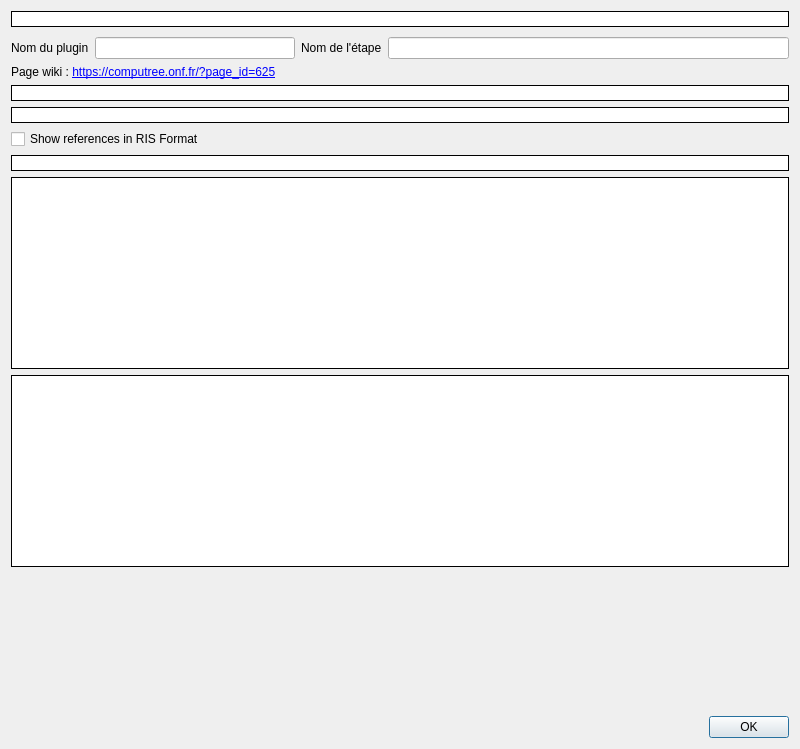
<?xml version="1.0" encoding="UTF-8"?>
<ui version="4.0">
 <class>GAboutStepDialog</class>
 <widget class="QDialog" name="GAboutStepDialog">
  <property name="geometry">
   <rect>
    <x>0</x>
    <y>0</y>
    <width>800</width>
    <height>749</height>
   </rect>
  </property>
  <property name="windowTitle">
   <string>Documentation de l'étape</string>
  </property>
  <layout class="QVBoxLayout" name="verticalLayout">
   <property name="spacing">
    <number>0</number>
   </property>
   <item>
    <widget class="QLabel" name="briefDescription">
     <property name="font">
      <font>
       <weight>75</weight>
       <bold>true</bold>
      </font>
     </property>
     <property name="styleSheet">
      <string notr="true">QLabel { background-color: white; }</string>
     </property>
     <property name="frameShape">
      <enum>QFrame::Box</enum>
     </property>
     <property name="text">
      <string/>
     </property>
     <property name="wordWrap">
      <bool>true</bool>
     </property>
     <property name="margin">
      <number>6</number>
     </property>
     <property name="openExternalLinks">
      <bool>true</bool>
     </property>
     <property name="textInteractionFlags">
      <set>Qt::LinksAccessibleByMouse|Qt::TextSelectableByKeyboard|Qt::TextSelectableByMouse</set>
     </property>
    </widget>
   </item>
   <item>
    <spacer name="verticalSpacer_2">
     <property name="orientation">
      <enum>Qt::Vertical</enum>
     </property>
     <property name="sizeType">
      <enum>QSizePolicy::Fixed</enum>
     </property>
     <property name="sizeHint" stdset="0">
      <size>
       <width>10</width>
       <height>10</height>
      </size>
     </property>
    </spacer>
   </item>
   <item>
    <widget class="QWidget" name="widget_4" native="true">
     <layout class="QHBoxLayout" name="horizontalLayout_3">
      <property name="spacing">
       <number>6</number>
      </property>
      <property name="leftMargin">
       <number>0</number>
      </property>
      <property name="topMargin">
       <number>0</number>
      </property>
      <property name="rightMargin">
       <number>0</number>
      </property>
      <property name="bottomMargin">
       <number>0</number>
      </property>
      <item>
       <widget class="QLabel" name="label">
        <property name="text">
         <string>Nom du plugin</string>
        </property>
       </widget>
      </item>
      <item>
       <widget class="QLineEdit" name="pluginName">
        <property name="sizePolicy">
         <sizepolicy hsizetype="Expanding" vsizetype="Fixed">
          <horstretch>1</horstretch>
          <verstretch>0</verstretch>
         </sizepolicy>
        </property>
        <property name="font">
         <font>
          <weight>75</weight>
          <bold>true</bold>
         </font>
        </property>
        <property name="text">
         <string/>
        </property>
        <property name="readOnly">
         <bool>true</bool>
        </property>
       </widget>
      </item>
      <item>
       <widget class="QLabel" name="label_2">
        <property name="text">
         <string>Nom de l'étape</string>
        </property>
       </widget>
      </item>
      <item>
       <widget class="QLineEdit" name="stepName">
        <property name="sizePolicy">
         <sizepolicy hsizetype="Expanding" vsizetype="Fixed">
          <horstretch>2</horstretch>
          <verstretch>0</verstretch>
         </sizepolicy>
        </property>
        <property name="font">
         <font>
          <weight>75</weight>
          <bold>true</bold>
         </font>
        </property>
        <property name="readOnly">
         <bool>true</bool>
        </property>
       </widget>
      </item>
     </layout>
    </widget>
   </item>
   <item>
    <widget class="QWidget" name="widget_3" native="true">
     <layout class="QHBoxLayout" name="horizontalLayout">
      <property name="leftMargin">
       <number>0</number>
      </property>
      <property name="topMargin">
       <number>6</number>
      </property>
      <property name="rightMargin">
       <number>0</number>
      </property>
      <property name="bottomMargin">
       <number>0</number>
      </property>
      <item>
       <widget class="QLabel" name="lb_wiki_link">
        <property name="text">
         <string>&lt;html&gt;&lt;head/&gt;&lt;body&gt;&lt;p&gt;Page wiki : &lt;a href=&quot;https://computree.onf.fr/?page_id=625&quot;&gt;&lt;span style=&quot; text-decoration: underline; color:#0000ff;&quot;&gt;https://computree.onf.fr/?page_id=625&lt;/span&gt;&lt;/a&gt;&lt;/p&gt;&lt;/body&gt;&lt;/html&gt;</string>
        </property>
        <property name="openExternalLinks">
         <bool>true</bool>
        </property>
       </widget>
      </item>
     </layout>
    </widget>
   </item>
   <item>
    <widget class="QWidget" name="widget" native="true">
     <layout class="QVBoxLayout" name="verticalLayout_6">
      <property name="leftMargin">
       <number>0</number>
      </property>
      <property name="topMargin">
       <number>6</number>
      </property>
      <property name="rightMargin">
       <number>0</number>
      </property>
      <property name="bottomMargin">
       <number>0</number>
      </property>
      <item>
       <widget class="QScrollArea" name="scrollArea">
        <property name="sizePolicy">
         <sizepolicy hsizetype="Expanding" vsizetype="MinimumExpanding">
          <horstretch>0</horstretch>
          <verstretch>0</verstretch>
         </sizepolicy>
        </property>
        <property name="frameShape">
         <enum>QFrame::NoFrame</enum>
        </property>
        <property name="widgetResizable">
         <bool>true</bool>
        </property>
        <widget class="QWidget" name="scrollAreaWidgetContents">
         <property name="geometry">
          <rect>
           <x>0</x>
           <y>0</y>
           <width>782</width>
           <height>626</height>
          </rect>
         </property>
         <property name="sizePolicy">
          <sizepolicy hsizetype="Preferred" vsizetype="MinimumExpanding">
           <horstretch>0</horstretch>
           <verstretch>0</verstretch>
          </sizepolicy>
         </property>
         <layout class="QVBoxLayout" name="verticalLayout_5">
          <property name="leftMargin">
           <number>0</number>
          </property>
          <property name="topMargin">
           <number>0</number>
          </property>
          <property name="rightMargin">
           <number>0</number>
          </property>
          <property name="bottomMargin">
           <number>0</number>
          </property>
          <item>
           <widget class="QWidget" name="widget_2" native="true">
            <property name="sizePolicy">
             <sizepolicy hsizetype="Preferred" vsizetype="MinimumExpanding">
              <horstretch>0</horstretch>
              <verstretch>0</verstretch>
             </sizepolicy>
            </property>
            <layout class="QVBoxLayout" name="verticalLayout_3">
             <property name="leftMargin">
              <number>0</number>
             </property>
             <property name="topMargin">
              <number>0</number>
             </property>
             <property name="rightMargin">
              <number>0</number>
             </property>
             <property name="bottomMargin">
              <number>0</number>
             </property>
             <item>
              <widget class="QLabel" name="detailledDescription">
               <property name="styleSheet">
                <string notr="true">QLabel { background-color: white; }</string>
               </property>
               <property name="frameShape">
                <enum>QFrame::Box</enum>
               </property>
               <property name="frameShadow">
                <enum>QFrame::Plain</enum>
               </property>
               <property name="text">
                <string/>
               </property>
               <property name="textFormat">
                <enum>Qt::RichText</enum>
               </property>
               <property name="alignment">
                <set>Qt::AlignJustify|Qt::AlignTop</set>
               </property>
               <property name="wordWrap">
                <bool>true</bool>
               </property>
               <property name="margin">
                <number>6</number>
               </property>
               <property name="openExternalLinks">
                <bool>true</bool>
               </property>
               <property name="textInteractionFlags">
                <set>Qt::LinksAccessibleByMouse|Qt::TextSelectableByKeyboard|Qt::TextSelectableByMouse</set>
               </property>
              </widget>
             </item>
             <item>
              <widget class="QLabel" name="citation">
               <property name="styleSheet">
                <string notr="true">QLabel { background-color: white; }</string>
               </property>
               <property name="frameShape">
                <enum>QFrame::Box</enum>
               </property>
               <property name="text">
                <string/>
               </property>
               <property name="textFormat">
                <enum>Qt::RichText</enum>
               </property>
               <property name="alignment">
                <set>Qt::AlignJustify|Qt::AlignTop</set>
               </property>
               <property name="wordWrap">
                <bool>true</bool>
               </property>
               <property name="margin">
                <number>6</number>
               </property>
               <property name="openExternalLinks">
                <bool>true</bool>
               </property>
               <property name="textInteractionFlags">
                <set>Qt::LinksAccessibleByMouse|Qt::TextSelectableByKeyboard|Qt::TextSelectableByMouse</set>
               </property>
              </widget>
             </item>
             <item>
              <widget class="QCheckBox" name="cb_ris">
               <property name="text">
                <string>Show references in RIS Format</string>
               </property>
              </widget>
             </item>
             <item>
              <widget class="QLabel" name="ris">
               <property name="styleSheet">
                <string notr="true">QLabel { background-color: white; }</string>
               </property>
               <property name="frameShape">
                <enum>QFrame::Box</enum>
               </property>
               <property name="text">
                <string/>
               </property>
               <property name="alignment">
                <set>Qt::AlignLeading|Qt::AlignLeft|Qt::AlignTop</set>
               </property>
               <property name="wordWrap">
                <bool>true</bool>
               </property>
               <property name="margin">
                <number>6</number>
               </property>
               <property name="textInteractionFlags">
                <set>Qt::LinksAccessibleByMouse|Qt::TextSelectableByKeyboard|Qt::TextSelectableByMouse</set>
               </property>
              </widget>
             </item>
             <item>
              <widget class="QTreeWidget" name="inModels">
               <property name="sizePolicy">
                <sizepolicy hsizetype="Expanding" vsizetype="Fixed">
                 <horstretch>0</horstretch>
                 <verstretch>0</verstretch>
                </sizepolicy>
               </property>
               <property name="frameShape">
                <enum>QFrame::Box</enum>
               </property>
               <property name="frameShadow">
                <enum>QFrame::Plain</enum>
               </property>
               <property name="verticalScrollBarPolicy">
                <enum>Qt::ScrollBarAlwaysOff</enum>
               </property>
               <attribute name="headerVisible">
                <bool>false</bool>
               </attribute>
               <column>
                <property name="text">
                 <string notr="true">1</string>
                </property>
               </column>
              </widget>
             </item>
             <item>
              <widget class="QTreeWidget" name="outModels">
               <property name="sizePolicy">
                <sizepolicy hsizetype="Expanding" vsizetype="Fixed">
                 <horstretch>0</horstretch>
                 <verstretch>0</verstretch>
                </sizepolicy>
               </property>
               <property name="frameShape">
                <enum>QFrame::Box</enum>
               </property>
               <property name="frameShadow">
                <enum>QFrame::Plain</enum>
               </property>
               <property name="verticalScrollBarPolicy">
                <enum>Qt::ScrollBarAlwaysOff</enum>
               </property>
               <attribute name="headerVisible">
                <bool>false</bool>
               </attribute>
               <column>
                <property name="text">
                 <string notr="true">1</string>
                </property>
               </column>
              </widget>
             </item>
             <item>
              <spacer name="verticalSpacer">
               <property name="orientation">
                <enum>Qt::Vertical</enum>
               </property>
               <property name="sizeHint" stdset="0">
                <size>
                 <width>20</width>
                 <height>40</height>
                </size>
               </property>
              </spacer>
             </item>
            </layout>
           </widget>
          </item>
         </layout>
        </widget>
       </widget>
      </item>
     </layout>
    </widget>
   </item>
   <item>
    <widget class="QDialogButtonBox" name="buttonBox">
     <property name="orientation">
      <enum>Qt::Horizontal</enum>
     </property>
     <property name="standardButtons">
      <set>QDialogButtonBox::Ok</set>
     </property>
    </widget>
   </item>
  </layout>
 </widget>
 <resources/>
 <connections>
  <connection>
   <sender>buttonBox</sender>
   <signal>accepted()</signal>
   <receiver>GAboutStepDialog</receiver>
   <slot>accept()</slot>
   <hints>
    <hint type="sourcelabel">
     <x>248</x>
     <y>254</y>
    </hint>
    <hint type="destinationlabel">
     <x>157</x>
     <y>274</y>
    </hint>
   </hints>
  </connection>
  <connection>
   <sender>buttonBox</sender>
   <signal>rejected()</signal>
   <receiver>GAboutStepDialog</receiver>
   <slot>reject()</slot>
   <hints>
    <hint type="sourcelabel">
     <x>316</x>
     <y>260</y>
    </hint>
    <hint type="destinationlabel">
     <x>286</x>
     <y>274</y>
    </hint>
   </hints>
  </connection>
 </connections>
</ui>
